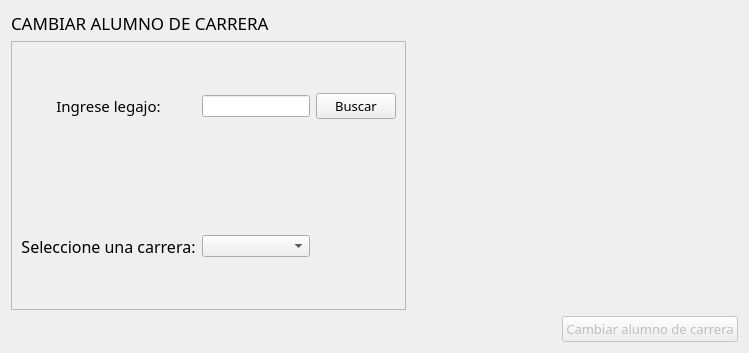
             <widget class="QWidget" name="page_aluxcarrera">
              <layout class="QGridLayout" name="gridLayout_44">
               <item row="0" column="0" colspan="2">
                <widget class="QLabel" name="label_67">
                 <property name="maximumSize">
                  <size>
                   <width>16777215</width>
                   <height>30</height>
                  </size>
                 </property>
                 <property name="font">
                  <font>
                   <family>Segoe UI Semibold</family>
                   <pointsize>13</pointsize>
                  </font>
                 </property>
                 <property name="text">
                  <string>CAMBIAR ALUMNO DE CARRERA</string>
                 </property>
                </widget>
               </item>
               <item row="1" column="0">
                <widget class="QFrame" name="frame_19">
                 <property name="frameShape">
                  <enum>QFrame::StyledPanel</enum>
                 </property>
                 <property name="frameShadow">
                  <enum>QFrame::Raised</enum>
                 </property>
                 <layout class="QGridLayout" name="gridLayout_43">
                  <item row="0" column="1">
                   <widget class="QLineEdit" name="input_legajo_alu_aluxcarr">
                    <property name="sizePolicy">
                     <sizepolicy hsizetype="Preferred" vsizetype="Fixed">
                      <horstretch>0</horstretch>
                      <verstretch>0</verstretch>
                     </sizepolicy>
                    </property>
                   </widget>
                  </item>
                  <item row="0" column="0">
                   <widget class="QLabel" name="label_66">
                    <property name="font">
                     <font>
                      <family>Segoe UI Semibold</family>
                      <pointsize>11</pointsize>
                     </font>
                    </property>
                    <property name="text">
                     <string>Ingrese legajo:</string>
                    </property>
                    <property name="alignment">
                     <set>Qt::AlignCenter</set>
                    </property>
                   </widget>
                  </item>
                  <item row="2" column="1">
                   <widget class="QComboBox" name="cb_aluxcarr"/>
                  </item>
                  <item row="2" column="0">
                   <widget class="QLabel" name="label_info_nombre_en_10">
                    <property name="enabled">
                     <bool>true</bool>
                    </property>
                    <property name="font">
                     <font>
                      <family>Segoe UI Semibold</family>
                      <pointsize>12</pointsize>
                     </font>
                    </property>
                    <property name="text">
                     <string>Seleccione una carrera:</string>
                    </property>
                    <property name="alignment">
                     <set>Qt::AlignCenter</set>
                    </property>
                   </widget>
                  </item>
                  <item row="0" column="2">
                   <widget class="QPushButton" name="btn_buscar_legajo_aluxcarr">
                    <property name="maximumSize">
                     <size>
                      <width>100</width>
                      <height>16777215</height>
                     </size>
                    </property>
                    <property name="font">
                     <font>
                      <family>Segoe UI Semibold</family>
                      <pointsize>10</pointsize>
                     </font>
                    </property>
                    <property name="text">
                     <string>Buscar</string>
                    </property>
                   </widget>
                  </item>
                  <item row="1" column="1">
                   <widget class="QLabel" name="label_error_legajo_alu_aluxcarr">
                    <property name="maximumSize">
                     <size>
                      <width>16777215</width>
                      <height>20</height>
                     </size>
                    </property>
                    <property name="styleSheet">
                     <string notr="true">color: red;</string>
                    </property>
                    <property name="text">
                     <string/>
                    </property>
                   </widget>
                  </item>
                 </layout>
                </widget>
               </item>
               <item row="2" column="0">
                <widget class="QLabel" name="label_informe_modif_aluxcarrera">
                 <property name="font">
                  <font>
                   <family>Segoe UI Semibold</family>
                   <pointsize>10</pointsize>
                  </font>
                 </property>
                 <property name="text">
                  <string/>
                 </property>
                 <property name="alignment">
                  <set>Qt::AlignCenter</set>
                 </property>
                </widget>
               </item>
               <item row="2" column="2">
                <widget class="QPushButton" name="btn_modif_aluxcarrera">
                 <property name="enabled">
                  <bool>false</bool>
                 </property>
                 <property name="font">
                  <font>
                   <family>Segoe UI Semibold</family>
                   <pointsize>10</pointsize>
                  </font>
                 </property>
                 <property name="text">
                  <string>Cambiar alumno de carrera</string>
                 </property>
                </widget>
               </item>
               <item row="1" column="1" colspan="2">
                <spacer name="horizontalSpacer_72">
                 <property name="orientation">
                  <enum>Qt::Horizontal</enum>
                 </property>
                 <property name="sizeType">
                  <enum>QSizePolicy::Maximum</enum>
                 </property>
                 <property name="sizeHint" stdset="0">
                  <size>
                   <width>326</width>
                   <height>269</height>
                  </size>
                 </property>
                </spacer>
               </item>
              </layout>
             </widget>
